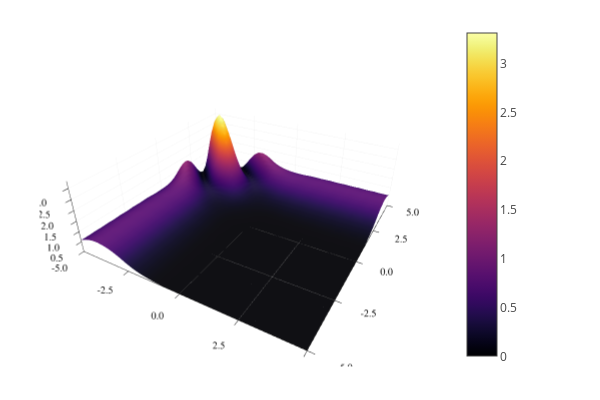

Source (notebook cell):
### Code cell
finalTime = 1
finalMat = Matrix{ComplexF32}(undef, posVectSize, posVectSize)

for xf in pos1Vect, xfp in pos2Vect
    sumPos = 0
    for i in 1:posVectSize, j in 1:posVectSize
        x0 = pos1Vect[i]
        x0p = pos2Vect[j]
        sumPos += freePropagatorC(xf, xfp, x0, x0p, finalTime, 0) * initMat[i, j]
    end
    finalMat[posToIndex(xf), posToIndex(xfp)] = sumPos
end

surface(pos1Vect, pos2Vect, abs2.(finalMat))

### Figure 1 — Plotly figure (JSON) as saved in the notebook; plotly's stock layout.template omitted (floating-point values rounded to 4 significant figures; data arrays with more than 128 entries replaced by an {"elided": "..."} marker saying what was removed)
{"data": [{"colorbar": {"len": 0.9525, "title": "", "x": 0.7615, "y": 0.5139}, "colorscale": {"elided": "256x2 mixed values"}, "name": "y1", "opacity": null, "scene": "scene", "showlegend": false, "showscale": true, "type": "surface", "x": [-5, -4.75, -4.5, -4.25, -4, -3.75, -3.5, -3.25, -3, -2.75, -2.5, -2.25, -2, -1.75, -1.5, -1.25, -1, -0.75, -0.5, -0.25, 0, 0.25, 0.5, 0.75, 1, 1.25, 1.5, 1.75, 2, 2.25, 2.5, 2.75, 3, 3.25, 3.5, 3.75, 4, 4.25, 4.5, 4.75, 5], "xaxis": "x", "y": [-5, -4.75, -4.5, -4.25, -4, -3.75, -3.5, -3.25, -3, -2.75, -2.5, -2.25, -2, -1.75, -1.5, -1.25, -1, -0.75, -0.5, -0.25, 0, 0.25, 0.5, 0.75, 1, 1.25, 1.5, 1.75, 2, 2.25, 2.5, 2.75, 3, 3.25, 3.5, 3.75, 4, 4.25, 4.5, 4.75, 5], "yaxis": "y", "z": {"elided": "41x41 float values"}, "zaxis": "z", "zmax": 3.307, "zmin": 1.544e-08}], "layout": {"annotations": [], "height": 400, "legend": {"bgcolor": "rgba(255, 255, 255, 1.000)", "bordercolor": "rgba(0, 0, 0, 1.000)", "borderwidth": 1, "font": {"color": "rgba(0, 0, 0, 1.000)", "family": "sans-serif", "size": 11}, "title": {"font": {"color": "rgba(0, 0, 0, 1.000)", "family": "sans-serif", "size": 15}, "text": ""}, "tracegroupgap": 0, "traceorder": "normal", "x": 1, "xanchor": "auto", "y": 1, "yanchor": "auto"}, "margin": {"b": 20, "l": 0, "r": 0, "t": 20}, "paper_bgcolor": "rgba(255, 255, 255, 1.000)", "plot_bgcolor": "rgba(255, 255, 255, 1.000)", "scene": {"camera": {"eye": {"x": 1.126, "y": -1.95, "z": 1.3}, "projection": "orthographic"}, "domain": {"x": [0.06582, 0.7615], "y": [0.03762, 0.9902]}, "xaxis": {"gridcolor": "rgba(0, 0, 0, 0.100)", "gridwidth": 0.5, "linecolor": "rgba(0, 0, 0, 1.000)", "mirror": false, "range": [-5, 5], "showgrid": true, "showline": true, "showticklabels": true, "tickangle": 0, "tickcolor": "rgb(0, 0, 0)", "tickfont": {"color": "rgba(0, 0, 0, 1.000)", "family": "sans-serif", "size": 11}, "tickmode": "array", "ticks": "inside", "ticktext": ["-5.0", "-2.5", "0.0", "2.5", "5.0"], "tickvals": [-5, -2.5, 0, 2.5, 5], "title": "", "titlefont": {"color": "rgba(0, 0, 0, 1.000)", "family": "sans-serif", "size": 15}, "type": "-", "visible": true, "zeroline": false, "zerolinecolor": "rgba(0, 0, 0, 1.000)"}, "yaxis": {"gridcolor": "rgba(0, 0, 0, 0.100)", "gridwidth": 0.5, "linecolor": "rgba(0, 0, 0, 1.000)", "mirror": false, "range": [-5, 5], "showgrid": true, "showline": true, "showticklabels": true, "tickangle": 0, "tickcolor": "rgb(0, 0, 0)", "tickfont": {"color": "rgba(0, 0, 0, 1.000)", "family": "sans-serif", "size": 11}, "tickmode": "array", "ticks": "inside", "ticktext": ["-5.0", "-2.5", "0.0", "2.5", "5.0"], "tickvals": [-5, -2.5, 0, 2.5, 5], "title": "", "titlefont": {"color": "rgba(0, 0, 0, 1.000)", "family": "sans-serif", "size": 15}, "type": "-", "visible": true, "zeroline": false, "zerolinecolor": "rgba(0, 0, 0, 1.000)"}, "zaxis": {"gridcolor": "rgba(0, 0, 0, 0.100)", "gridwidth": 0.5, "linecolor": "rgba(0, 0, 0, 1.000)", "mirror": false, "range": [1.544e-08, 3.307], "showgrid": true, "showline": true, "showticklabels": true, "tickangle": 0, "tickcolor": "rgb(0, 0, 0)", "tickfont": {"color": "rgba(0, 0, 0, 1.000)", "family": "sans-serif", "size": 11}, "tickmode": "array", "ticks": "inside", "ticktext": ["0.5", "1.0", "1.5", "2.0", "2.5", "3.0"], "tickvals": [0.5, 1, 1.5, 2, 2.5, 3], "title": "", "titlefont": {"color": "rgba(0, 0, 0, 1.000)", "family": "sans-serif", "size": 15}, "type": "-", "visible": true, "zeroline": false, "zerolinecolor": "rgba(0, 0, 0, 1.000)"}}, "showlegend": true, "width": 600}}
